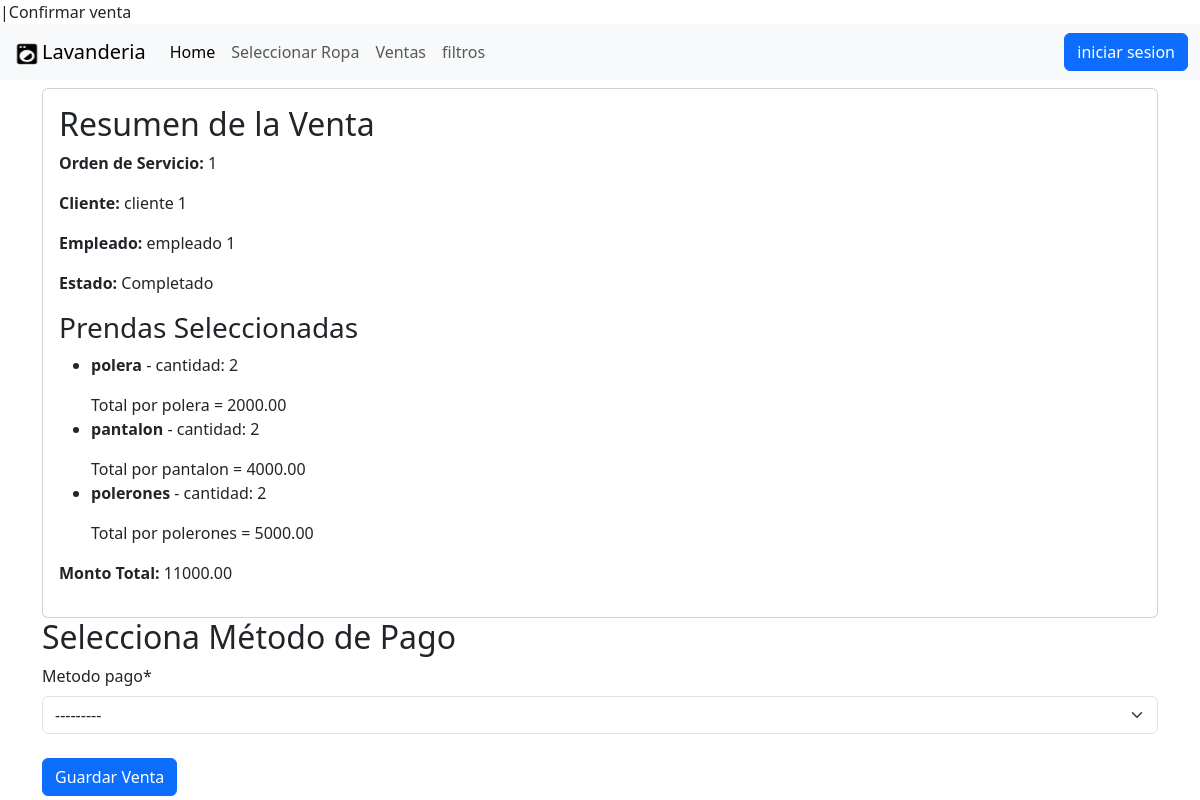
The page /venta/venta/1/ on the database its author committed.
### ordendeservicio/models.py (models this page shows, shortened)
class OrdenDeServicio(models.Model):
    ESTADO_CHOICES = [
        ('Recibido', 'Recibido'),
        ('En Proceso', 'En Proceso'),
        ('Completado', 'Completado'),
        ('Entregado', 'Entregado'),
    ]
    empleado = models.ForeignKey(Empleado, on_delete=models.CASCADE)
    cliente = models.ForeignKey(Cliente, on_delete=models.CASCADE)
    estado = models.CharField(max_length=20, choices=ESTADO_CHOICES)
    prendas = models.ManyToManyField(Prenda, through='PrendaOrden')
    def calcular_total(self):
        total = 0
        for prenda in self.prendas.all():
            prenda_orden = self.prendaorden_set.filter(prenda=prenda).first()  # Cambiar a filter() para evitar errores
            if prenda_orden:
                total += prenda.precio * prenda_orden.cantidad
        return total

class PrendaOrden(models.Model):
    orden = models.ForeignKey(OrdenDeServicio, on_delete=models.CASCADE)
    prenda = models.ForeignKey(Prenda, on_delete=models.CASCADE)
    cantidad = models.PositiveIntegerField()

### cliente/models.py (models this page shows, shortened)
class Cliente(models.Model):
    nombre = models.CharField(max_length=100)
    email= models.EmailField(max_length=100)
    telefono = models.IntegerField()# Teléfono o email

### empleado/models.py (models this page shows, shortened)
class Empleado(models.Model):
    nombre = models.CharField(max_length=100)
    rol = models.CharField(max_length=50)  # Opcional: Para diferenciar roles

### prendas/models.py (models this page shows, shortened)
class Prenda(models.Model):
    tipo = models.CharField(max_length=100)
    precio = models.DecimalField(max_digits=10, decimal_places=2)
    descripcion = models.TextField(blank=True, null=True)

### venta/views.py (the view)
# urls.py: path('venta/<int:orden_id>/',views.crear_venta,name='venta'),
def crear_venta(request, orden_id):
    orden = get_object_or_404(OrdenDeServicio,id=orden_id)
    venta_existente = Venta.objects.filter(orden=orden).first()
    prendas_ordenadas = PrendaOrden.objects.filter(orden=orden)
    for prenda_orden in prendas_ordenadas:
        prenda_orden.subtotal = prenda_orden.cantidad * prenda_orden.prenda.precio
    if request.method == 'POST':
        form = VentaForm(request.POST)
        if form.is_valid():
            if venta_existente:
                venta = venta_existente
                form = VentaForm(request.POST, instance=venta)
                venta.monto_total = orden.calcular_total()
                venta.save()
            else:
                venta = form.save(commit=False)
                venta.orden = orden
                venta.monto_total = orden.calcular_total()
                venta.save()
        return redirect('resumen_venta', venta_id = venta.id)
    else:
        form = VentaForm()
    return render(request,'venta/venta.html',{'form':form , 'orden': orden, 'prendas_ordenadas': prendas_ordenadas})

### venta/froms.py
class VentaForm(forms.ModelForm):
    class Meta:
        model = Venta
        fields =['metodo_pago']

### metodo_pago/models.py (called while the page is built)
    def __str__(self):
        return self.nombre

### venta/templates/venta/venta.html (shortened to what this page needs)
{% extends 'ordendeservicio/home.html' %}
{% load crispy_forms_tags %}
{% block content %}
<div class="card mt-2">
    <div class="card-body">
        <h2>Resumen de la Venta</h2>
        <p><strong>Orden de Servicio:</strong> {{ orden.id }}</p>
        <p><strong>Cliente:</strong> {{ orden.cliente.nombre }}</p>
        <p><strong>Empleado:</strong> {{ orden.empleado.nombre }}</p>
        <p><strong>Estado:</strong> {{ orden.estado }}</p>
        <h3>Prendas Seleccionadas</h3>
        <ul>
          {% for prenda_orden in prendas_ordenadas %}
          <li>
              <p><strong>{{ prenda_orden.prenda.tipo  }}</strong> - cantidad:  {{  prenda_orden.cantidad }} </p>
                Total por {{prenda_orden.prenda.tipo}} = {{ prenda_orden.subtotal }}
          </li>
          {% endfor %}
      </ul>
        <p><strong>Monto Total:</strong> {{ orden.calcular_total }}</p>
    </div>
  </div>
    <h2>Selecciona Método de Pago</h2>
    <form action="" method="post">
        {{ form|crispy }}
        <button type="submit" class='btn btn-primary mt-2'>Guardar Venta</button>
    </form>
    {% endblock content %}

### rows shown on the page
OrdenDeServicio: id "1", cliente.nombre "cliente 1", empleado.nombre "empleado 1", estado "Completado", calcular_total "11000.00"
PrendaOrden: prenda.tipo "polera", cantidad "2", subtotal "2000.00"
PrendaOrden: prenda.tipo "pantalon", cantidad "2", subtotal "4000.00"
PrendaOrden: prenda.tipo "polerones", cantidad "2", subtotal "5000.00"
